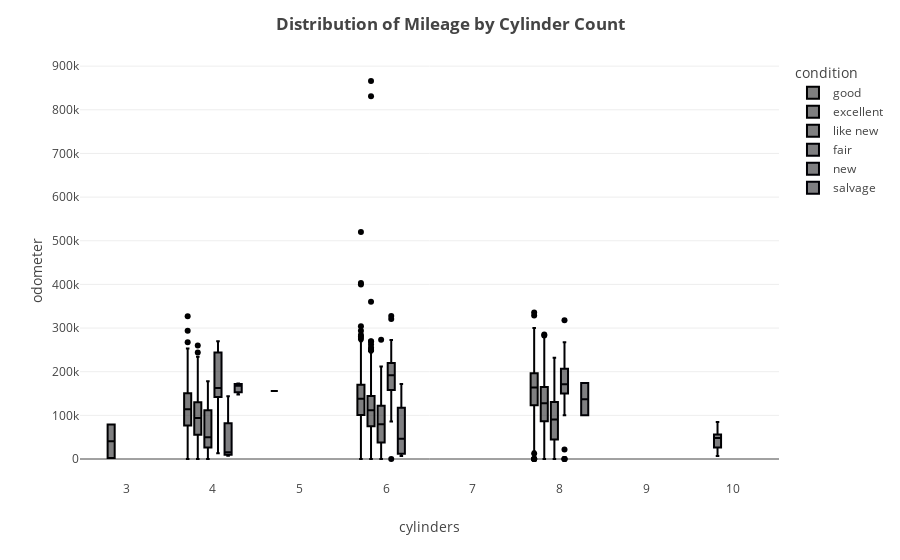

Notebook code for this chart:
### Code cell
fig3.show()

### Figure 1 — Plotly figure (JSON) as saved in the notebook; plotly's stock layout.template omitted (floating-point values rounded to 4 significant figures; data arrays with more than 128 entries replaced by an {"elided": "..."} marker saying what was removed)
{"data": [{"alignmentgroup": "True", "hovertemplate": "condition=good<br>cylinders=%{x}<br>odometer=%{y}<extra></extra>", "legendgroup": "good", "marker": {"color": "#000001"}, "name": "good", "notched": false, "offsetgroup": "good", "orientation": "v", "showlegend": true, "type": "box", "x": {"elided": "1735 int values"}, "x0": " ", "xaxis": "x", "y": {"elided": "1735 int values"}, "y0": " ", "yaxis": "y"}, {"alignmentgroup": "True", "hovertemplate": "condition=excellent<br>cylinders=%{x}<br>odometer=%{y}<extra></extra>", "legendgroup": "excellent", "marker": {"color": "#000002"}, "name": "excellent", "notched": false, "offsetgroup": "excellent", "orientation": "v", "showlegend": true, "type": "box", "x": {"elided": "2675 int values"}, "x0": " ", "xaxis": "x", "y": {"elided": "2675 int values"}, "y0": " ", "yaxis": "y"}, {"alignmentgroup": "True", "hovertemplate": "condition=like new<br>cylinders=%{x}<br>odometer=%{y}<extra></extra>", "legendgroup": "like new", "marker": {"color": "#000003"}, "name": "like new", "notched": false, "offsetgroup": "like new", "orientation": "v", "showlegend": true, "type": "box", "x": {"elided": "489 int values"}, "x0": " ", "xaxis": "x", "y": {"elided": "489 int values"}, "y0": " ", "yaxis": "y"}, {"alignmentgroup": "True", "hovertemplate": "condition=fair<br>cylinders=%{x}<br>odometer=%{y}<extra></extra>", "legendgroup": "fair", "marker": {"color": "#000004"}, "name": "fair", "notched": false, "offsetgroup": "fair", "orientation": "v", "showlegend": true, "type": "box", "x": {"elided": "132 int values"}, "x0": " ", "xaxis": "x", "y": {"elided": "132 int values"}, "y0": " ", "yaxis": "y"}, {"alignmentgroup": "True", "hovertemplate": "condition=new<br>cylinders=%{x}<br>odometer=%{y}<extra></extra>", "legendgroup": "new", "marker": {"color": "#000005"}, "name": "new", "notched": false, "offsetgroup": "new", "orientation": "v", "showlegend": true, "type": "box", "x": [6, 6, 4, 4, 4, 4, 6, 6, 6], "x0": " ", "xaxis": "x", "y": [6893, 172000, 7500, 12000, 19500, 144000, 13411, 46574, 99371], "y0": " ", "yaxis": "y"}, {"alignmentgroup": "True", "hovertemplate": "condition=salvage<br>cylinders=%{x}<br>odometer=%{y}<extra></extra>", "legendgroup": "salvage", "marker": {"color": "#000006"}, "name": "salvage", "notched": false, "offsetgroup": "salvage", "orientation": "v", "showlegend": true, "type": "box", "x": [6, 8, 6, 4, 8, 4, 4, 4, 6, 4], "x0": " ", "xaxis": "x", "y": [null, 174048, null, null, 100000, 148000, null, 168000, null, 173000], "y0": " ", "yaxis": "y"}], "layout": {"boxmode": "group", "legend": {"title": {"text": "condition"}, "tracegroupgap": 0}, "margin": {"t": 60}, "title": {"text": "<b>Distribution of Mileage by Cylinder Count</b>"}, "xaxis": {"anchor": "y", "domain": [0, 1], "title": {"text": "cylinders"}}, "yaxis": {"anchor": "x", "domain": [0, 1], "title": {"text": "odometer"}}}}
